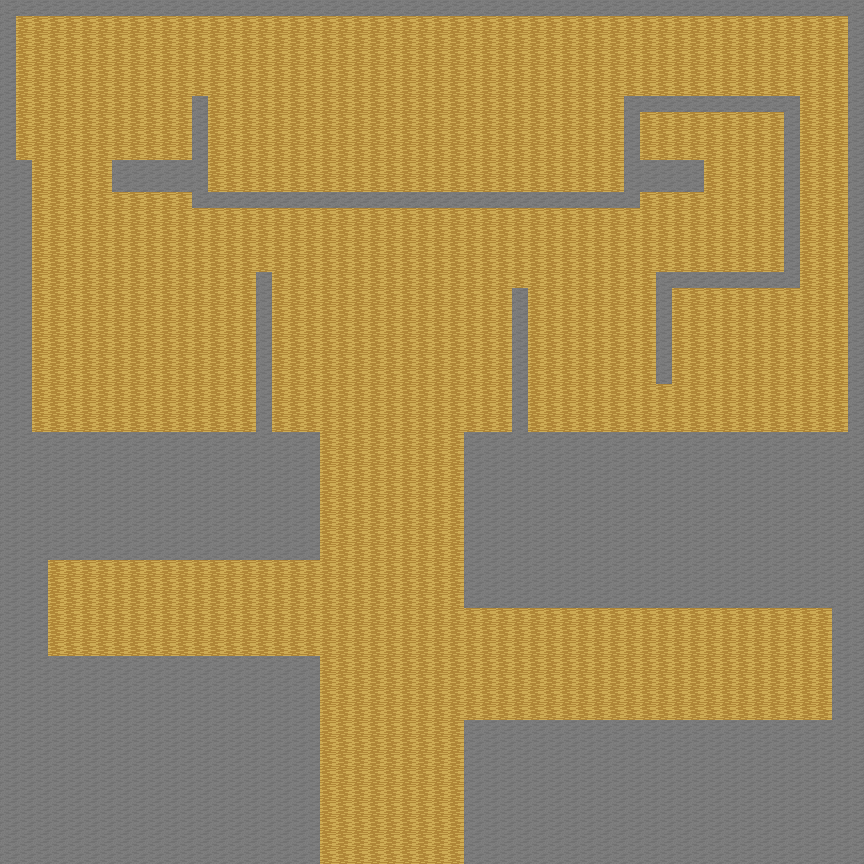

The image is a tile-based game level rendered from a .tmx file. Its description and source (layers, tilesets, objects; grid data summarised) follow:
An orthogonal 54x54 tile map with 16x16 px tiles, 4 tile layers (entities, layer_0, layer_1, layer_2).

<map version="1.2" tiledversion="1.3.0" orientation="orthogonal" renderorder="right-down" compressionlevel="0" width="54" height="54" tilewidth="16" tileheight="16" infinite="0" nextlayerid="5" nextobjectid="1">
 <editorsettings>
  <export target="castle.csv" format="csv" />
 </editorsettings>
 <tileset firstgid="1" name="edit_tileset" tilewidth="16" tileheight="16" tilecount="20" columns="10">
  <image source="../edit_tileset.png" width="160" height="32" />
 </tileset>
 <layer id="4" name="entities" width="54" height="54">
  <data>[2916 cells, 17 non-empty, 5 distinct tile ids]</data>
 </layer>
 <layer id="1" name="layer_0" width="54" height="54">
  <data>[2916 cells, 2916 non-empty, 1 distinct tile ids]</data>
 </layer>
 <layer id="2" name="layer_1" width="54" height="54">
  <data>[2916 cells, 1187 non-empty, 1 distinct tile ids]</data>
 </layer>
 <layer id="3" name="layer_2" width="54" height="54">
  <data>[2916 cells, 94 non-empty, 1 distinct tile ids]</data>
 </layer>
</map>
